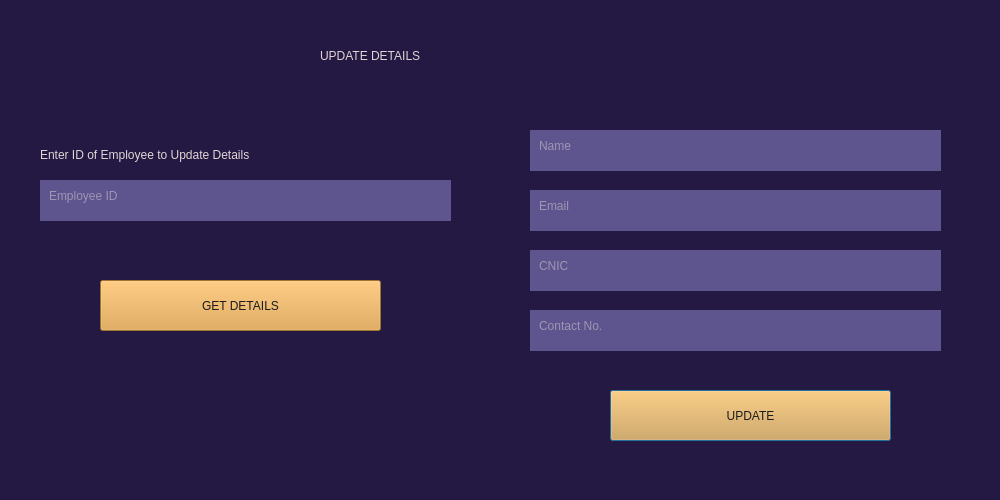
<?xml version="1.0" encoding="UTF-8"?>
<ui version="4.0">
 <class>Dialog</class>
 <widget class="QDialog" name="Dialog">
  <property name="geometry">
   <rect>
    <x>0</x>
    <y>0</y>
    <width>1000</width>
    <height>500</height>
   </rect>
  </property>
  <property name="windowTitle">
   <string>Dialog</string>
  </property>
  <property name="styleSheet">
   <string notr="true">background-color: rgb(35, 25, 66);
color: rgb(226, 213, 214);</string>
  </property>
  <widget class="QTextEdit" name="contact">
   <property name="geometry">
    <rect>
     <x>530</x>
     <y>310</y>
     <width>411</width>
     <height>41</height>
    </rect>
   </property>
   <property name="styleSheet">
    <string notr="true">background-color: rgb(94, 84, 142);
border: None;
padding:5px;
color: rgb(226, 213, 214);
font: 12pt &quot;Montserrat&quot;;</string>
   </property>
   <property name="placeholderText">
    <string>Contact No.</string>
   </property>
  </widget>
  <widget class="QTextEdit" name="name">
   <property name="geometry">
    <rect>
     <x>530</x>
     <y>130</y>
     <width>411</width>
     <height>41</height>
    </rect>
   </property>
   <property name="styleSheet">
    <string notr="true">background-color: rgb(94, 84, 142);
border: None;
padding:5px;
color: rgb(226, 213, 214);
font: 12pt &quot;Montserrat&quot;;</string>
   </property>
   <property name="placeholderText">
    <string>Name</string>
   </property>
  </widget>
  <widget class="QTextEdit" name="eid">
   <property name="geometry">
    <rect>
     <x>40</x>
     <y>180</y>
     <width>411</width>
     <height>41</height>
    </rect>
   </property>
   <property name="styleSheet">
    <string notr="true">background-color: rgb(94, 84, 142);
border: None;
padding:5px;
color: rgb(226, 213, 214);
font: 12pt &quot;Montserrat&quot;;</string>
   </property>
   <property name="placeholderText">
    <string>Employee ID</string>
   </property>
  </widget>
  <widget class="QTextEdit" name="email">
   <property name="geometry">
    <rect>
     <x>530</x>
     <y>190</y>
     <width>411</width>
     <height>41</height>
    </rect>
   </property>
   <property name="styleSheet">
    <string notr="true">background-color: rgb(94, 84, 142);
border: None;
padding:5px;
color: rgb(226, 213, 214);
font: 12pt &quot;Montserrat&quot;;</string>
   </property>
   <property name="placeholderText">
    <string>Email</string>
   </property>
  </widget>
  <widget class="QTextEdit" name="cnic">
   <property name="geometry">
    <rect>
     <x>530</x>
     <y>250</y>
     <width>411</width>
     <height>41</height>
    </rect>
   </property>
   <property name="styleSheet">
    <string notr="true">background-color: rgb(94, 84, 142);
border: None;
padding:5px;
color: rgb(226, 213, 214);
font: 12pt &quot;Montserrat&quot;;</string>
   </property>
   <property name="placeholderText">
    <string>CNIC</string>
   </property>
  </widget>
  <widget class="QLabel" name="label_2">
   <property name="geometry">
    <rect>
     <x>320</x>
     <y>30</y>
     <width>333</width>
     <height>51</height>
    </rect>
   </property>
   <property name="styleSheet">
    <string notr="true">font: 63 28pt &quot;Montserrat SemiBold&quot;;</string>
   </property>
   <property name="text">
    <string>UPDATE DETAILS</string>
   </property>
  </widget>
  <widget class="QPushButton" name="updateemp">
   <property name="geometry">
    <rect>
     <x>610</x>
     <y>390</y>
     <width>281</width>
     <height>51</height>
    </rect>
   </property>
   <property name="styleSheet">
    <string notr="true">background-color: rgb(224, 159, 62);
color: rgb(26, 27, 27);
font: 57 12pt &quot;Montserrat Medium&quot;;</string>
   </property>
   <property name="text">
    <string>UPDATE</string>
   </property>
  </widget>
  <widget class="QLabel" name="label_3">
   <property name="geometry">
    <rect>
     <x>40</x>
     <y>140</y>
     <width>423</width>
     <height>29</height>
    </rect>
   </property>
   <property name="styleSheet">
    <string notr="true">font: 63 16pt &quot;Montserrat Medium&quot;;</string>
   </property>
   <property name="text">
    <string>Enter ID of Employee to Update Details</string>
   </property>
  </widget>
  <widget class="QPushButton" name="get">
   <property name="geometry">
    <rect>
     <x>100</x>
     <y>280</y>
     <width>281</width>
     <height>51</height>
    </rect>
   </property>
   <property name="styleSheet">
    <string notr="true">background-color: rgb(224, 159, 62);
color: rgb(26, 27, 27);
font: 57 12pt &quot;Montserrat Medium&quot;;</string>
   </property>
   <property name="text">
    <string>GET DETAILS</string>
   </property>
  </widget>
 </widget>
 <resources/>
 <connections/>
</ui>
